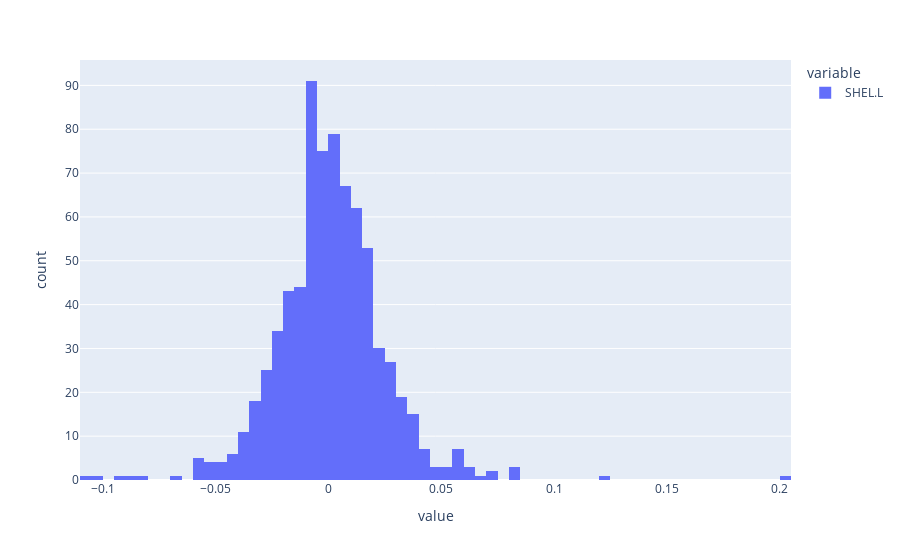

Write notebook code for a chart like this one.
### Markdown cell above
### Percentage of Change

As we can notice, Shell stock has overperformed over the last period, we can examine the percentage of change in this particular stock.

### Code cell
Close['SHEL.L'].pct_change().plot(kind='hist')

### Figure 1 — Plotly figure (JSON) as saved in the notebook; plotly's stock layout.template omitted (floating-point values rounded to 4 significant figures; data arrays with more than 128 entries replaced by an {"elided": "..."} marker saying what was removed)
{"data": [{"alignmentgroup": "True", "bingroup": "x", "hovertemplate": "variable=SHEL.L<br>value=%{x}<br>count=%{y}<extra></extra>", "legendgroup": "SHEL.L", "marker": {"color": "#636efa", "pattern": {"shape": ""}}, "name": "SHEL.L", "offsetgroup": "SHEL.L", "orientation": "v", "showlegend": true, "type": "histogram", "x": {"elided": "750 float values"}, "xaxis": "x", "yaxis": "y"}], "layout": {"barmode": "relative", "legend": {"title": {"text": "variable"}, "tracegroupgap": 0}, "margin": {"t": 60}, "xaxis": {"anchor": "y", "domain": [0, 1], "title": {"text": "value"}}, "yaxis": {"anchor": "x", "domain": [0, 1], "title": {"text": "count"}}}}
